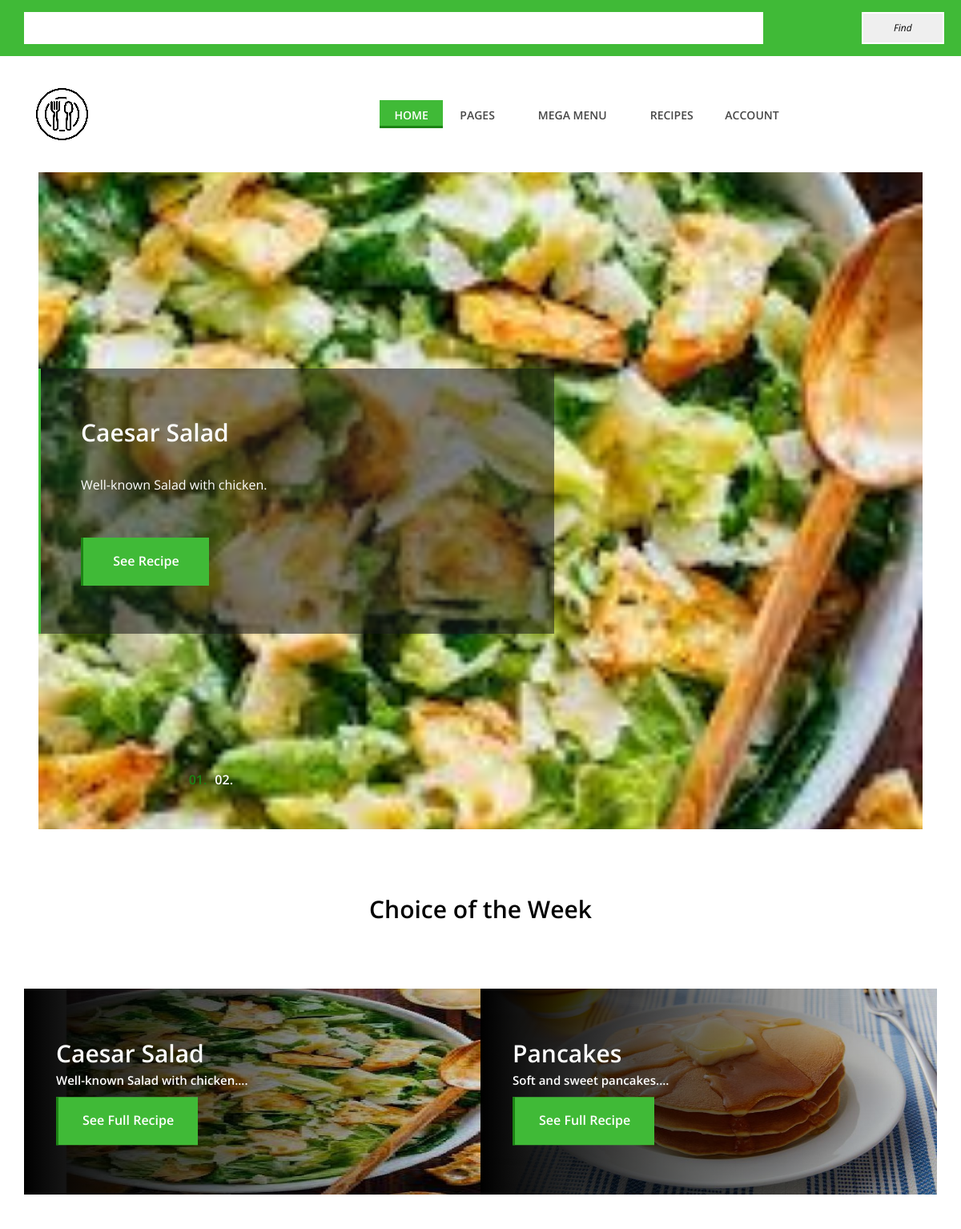
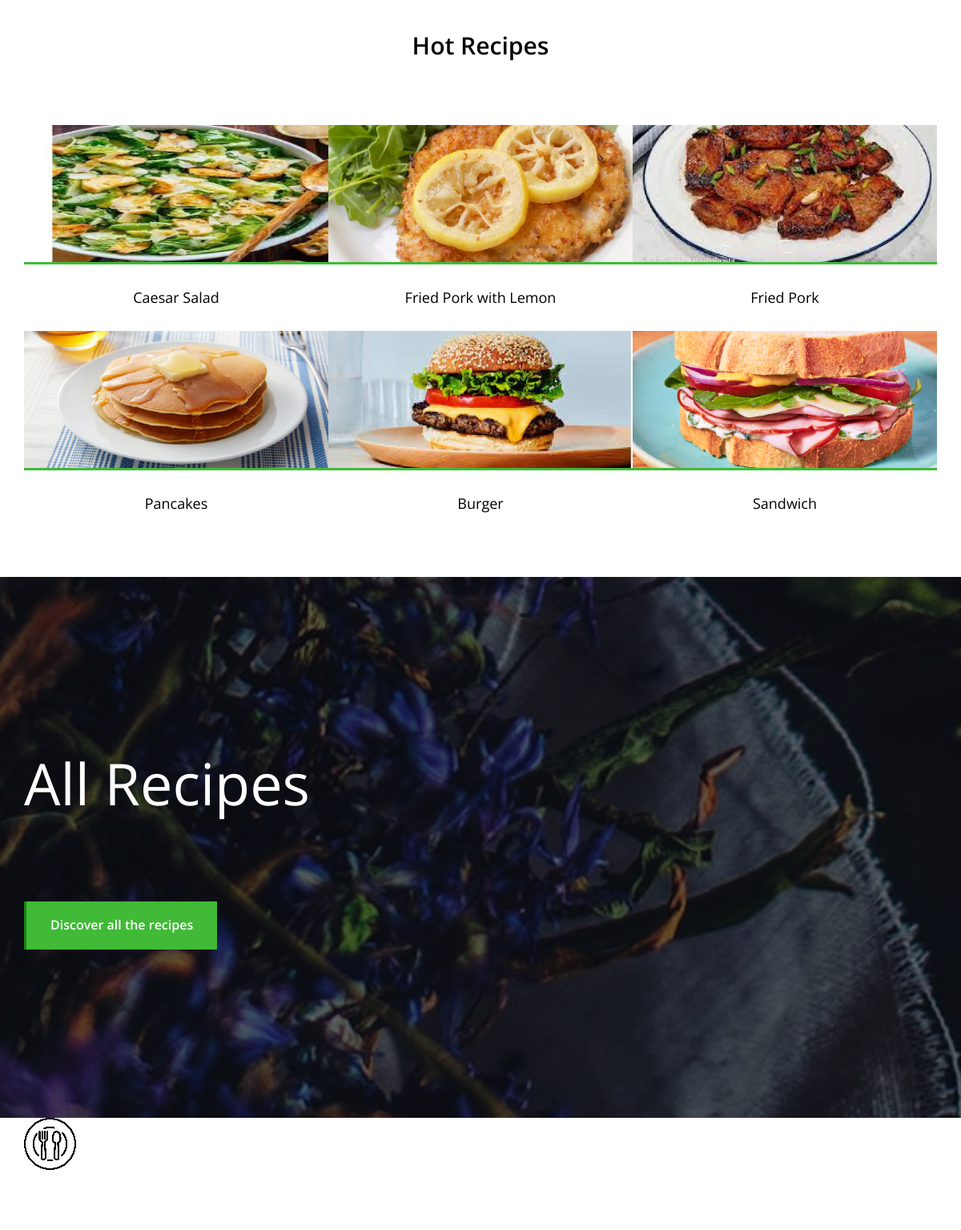
The page / on the database its author committed (2 pictures, top to bottom).
### data/recipes.py (models this page shows)
class Recipe(SqlAlchemyBase, SerializerMixin):  # модель рецепта
    __tablename__ = 'recipes'
    id = Column(Integer, primary_key=True, autoincrement=True)
    name = Column(String, unique=True, nullable=True)
    author = Column(Integer, ForeignKey("users.id"), nullable=True)
    prep_time = Column(Integer, nullable=True)
    tags = Column(JSON, nullable=True)
    date = Column(String, default=dt.strftime(dt.now(), "%b %d, %Y"))
    description = Column(String, nullable=True)
    ingredients = Column(JSON, nullable=True)
    image_url = Column(String, nullable=True)
    cropped_image_url = Column(String, nullable=True)
    cotw = Column(Boolean, nullable=True)
    views_count = Column(Integer, nullable=True)
    likes_count = Column(Integer, nullable=True)
    likers = Column(JSON, nullable=True, default="[]")
    user = orm.relation('User', foreign_keys=[author])

### main.py (the view)
@app.route('/', methods=['GET', 'POST'])
def index():
    form = SearchForm()
    if form.query_field.data:
        return redirect(f'/search?query={form.query_field.data}')
    db_sess = db_session.create_session()
    cotw_list = db_sess.query(Recipe).filter(Recipe.cotw == True)
    hot_list = db_sess.query(Recipe).order_by(desc(Recipe.likes_count / Recipe.views_count))
    return render_template('index.html', form=form, cotw_list=cotw_list, hot_list=hot_list)

### search_form.py
class SearchForm(FlaskForm):
    query_field = StringField(validators=[InputRequired()])
    submit = SubmitField('Find')

### data/db_session.py (called while the page is built)
def create_session() -> Session:
    global __factory
    return __factory()

### templates/index.html (shortened to what this page needs)
{% extends "base.html" %}
{% block search %}
<div class="search-wrapper">
    <div class="container">
        <div class="row">
            <div class="col-12">
                <form action="" method="post" novalidate>
                    <div class="search-form">
                        {{ form.query_field() }}
                        {{ form.submit() }}
                    </div>
                </form>
            </div>
        </div>
    </div>
</div>
{% endblock %}
{% block content %}
<section class="hero-area">
    <div class="hero-slides owl-carousel">
        {% for recipe in cotw_list %}
        <div class="single-hero-slide bg-img" style="background-image: url({{ recipe.image_url }});">
            <div class="container h-100">
                <div class="row h-100 align-items-center">
                    <div class="col-12 col-md-9 col-lg-7 col-xl-6">
                        <div class="hero-slides-content" data-animation="fadeInUp" data-delay="250ms">
                            <h2 data-animation="fadeInUp" data-delay="500ms"> {{ recipe.name }} </h2>
                            <p data-animation="fadeInUp" data-delay="500ms"> {{ recipe.description }} </p>
                            <a href="/recipe-post/{{ recipe.id }}" class="btn delicious-btn" data-animation="fadeInUp" data-delay="750ms">See Recipe</a>
                        </div>
                    </div>
                </div>
            </div>
        </div>
        {% endfor %}
    </div>
</section>
<section class="top-category-area section-padding-80-0">
    <div class="container">
        <div class="section-heading">
            <h3> Choice of the Week </h3>
        </div>
        <div class="row">
            {% for recipe in cotw_list %}
            <div class="col-12 col-lg-6">
                <div class="single-top-category">
                    <img src="{{ recipe.cropped_image_url }}" alt="">
                    <div class="top-cta-content">
                        <h3> {{ recipe.name }} </h3>
                        <h5> {{ ' '.join(recipe.description.split()[:4]) + '...' }} </h5>
                        <a href="/recipe-post/{{ recipe.id }}" class="btn delicious-btn">See Full Recipe</a>
                    </div>
                </div>
            </div>
            {% endfor %}
        </div>
    </div>
</section>
<section class="best-recipe-area">
    <div class="container">
        <div class="row">
            <div class="col-12">
                <div class="section-heading">
                    <h3>Hot Recipes</h3>
                </div>
            </div>
        </div>
        <div class="row">
            {% for recipe in hot_list %}
            <div class="col-12 col-sm-6 col-lg-4">
                <div class="single-best-recipe-area mb-30">
                    <img src="{{ recipe.cropped_image_url }}" alt="">
                    <div class="recipe-content">
                        <a href="/recipe-post/{{ recipe.id }}">
                            <h5> {{ recipe.name }} </h5>
                        </a>
                    </div>
                </div>
            </div>
            {% endfor %}
        </div>
    </div>
</section>
<section class="cta-area bg-img bg-overlay" style="background-image: url(static/images/bg-img/bg4.jpg);">
    <div class="container h-100">
        <div class="row h-100 align-items-center">
            <div class="col-12">
                <div class="cta-content text-center">
                    <h2>All Recipes</h2>
                    <a href="/all-recipes" class="btn delicious-btn">Discover all the recipes</a>
                </div>
            </div>
        </div>
    </div>
</section>
{% endblock %}

### templates/base.html (shortened to what this page needs)
<!DOCTYPE html>
<html lang="en">
<head>
    <link rel="stylesheet" href="{{ url_for('static', filename='style.css') }}">
</head>
<body>
{% block search %} {% endblock %}
<header class="header-area">
    <div class="delicious-main-menu">
        <div class="classy-nav-container breakpoint-off">
            <div class="container">
                <nav class="classy-navbar justify-content-between" id="deliciousNav">
                    <a class="nav-brand" href="/index"><img src="{{ url_for('static', filename='images/core-img/logo.png') }}" alt=""></a>
                    <div class="classy-menu">
                        <div class="classynav">
                            <ul>
                                <li class="active"><a href="/index">Home</a></li>
                                <li><a href="#">Pages</a>
                                </li>
                                <li><a href="#">Mega Menu</a>
                                </li>
                                <li><a href="/all-recipes">Recipes</a></li>
                                {% if current_user.is_authenticated %}
                                <li><a href="/add-recipe">Add Recipe</a></li>
                                <li><a href="#">Account</a>
                                    <ul class="dropdown">
                                        <li><a href="/profile/{{ current_user.nickname }}">Profile</a></li>
                                        <li><a href="/logout">Log Out</a></li>
                                    </ul>
                                </li>
                                {% else %}
                                <li><a href="#">Account</a>
                                {% endif %}
                            </ul>
                        </div>
                    </div>
                </nav>
            </div>
        </div>
    </div>
</header>
{% block content %} {% endblock %}
<footer class="footer-area">
    <div class="container h-100">
        <div class="row h-100">
            <div class="col-12 h-100 d-flex flex-wrap align-items-center justify-content-between">
                <div class="footer-logo">
                    <a href="/index"><img src="{{ url_for('static', filename='images/core-img/logo.png') }}" alt=""></a>
                </div>
            </div>
        </div>
    </div>
</footer>
</body>
</html>

### rows shown on the page
Recipe: image_url (picture), name "Caesar Salad", description "Well-known Salad with chicken.", cropped_image_url (picture), description "Well-known Salad with chicken...."
Recipe: cropped_image_url (picture), name "Pancakes", description "Soft and sweet pancakes...."
Recipe: cropped_image_url (picture), name "Fried Pork with Lemon"
Recipe: shows a picture, name "Fried Pork"
Recipe: cropped_image_url (picture), name "Burger"
Recipe: cropped_image_url (picture), name "Sandwich"
